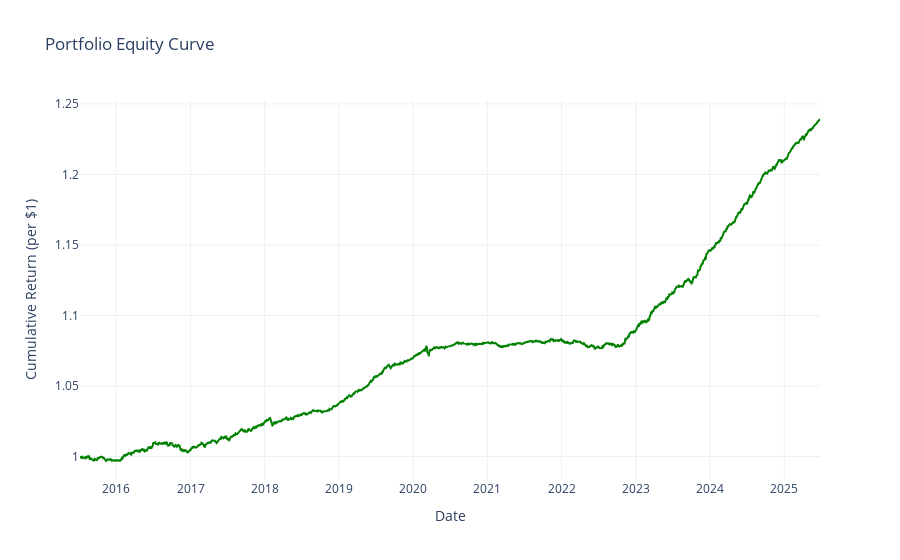

Notebook code cell kept with this figure:
### Markdown cell above
Plots

### Code cell
plot_equity_curve(portfolio_returns)

### Figure 1 — Plotly figure (JSON) as saved in the notebook; plotly's stock layout.template omitted (floating-point values rounded to 4 significant figures; data arrays with more than 128 entries replaced by an {"elided": "..."} marker saying what was removed)
{"data": [{"line": {"color": "green"}, "mode": "lines", "name": "Equity Curve", "type": "scatter", "x": {"elided": "2509 str values"}, "y": {"elided": "2509 float values"}}], "layout": {"title": {"text": "Portfolio Equity Curve"}, "xaxis": {"title": {"text": "Date"}}, "yaxis": {"title": {"text": "Cumulative Return (per $1)"}}}}
